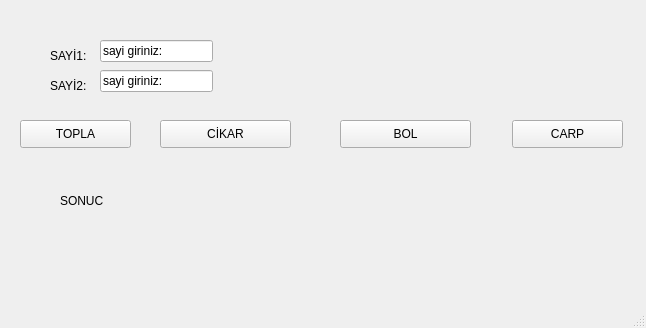
<?xml version="1.0" encoding="UTF-8"?>
<ui version="4.0">
 <class>MainWindow</class>
 <widget class="QMainWindow" name="MainWindow">
  <property name="geometry">
   <rect>
    <x>0</x>
    <y>0</y>
    <width>646</width>
    <height>328</height>
   </rect>
  </property>
  <property name="windowTitle">
   <string>MainWindow</string>
  </property>
  <widget class="QWidget" name="centralwidget">
   <widget class="QLabel" name="label">
    <property name="geometry">
     <rect>
      <x>50</x>
      <y>40</y>
      <width>71</width>
      <height>31</height>
     </rect>
    </property>
    <property name="text">
     <string>SAYİ1:</string>
    </property>
   </widget>
   <widget class="QLabel" name="label_2">
    <property name="geometry">
     <rect>
      <x>50</x>
      <y>70</y>
      <width>71</width>
      <height>31</height>
     </rect>
    </property>
    <property name="text">
     <string>SAYİ2:</string>
    </property>
   </widget>
   <widget class="QLineEdit" name="txt_sayi1">
    <property name="geometry">
     <rect>
      <x>100</x>
      <y>40</y>
      <width>113</width>
      <height>22</height>
     </rect>
    </property>
    <property name="text">
     <string>sayi giriniz: </string>
    </property>
   </widget>
   <widget class="QLineEdit" name="txt_sayi2">
    <property name="geometry">
     <rect>
      <x>100</x>
      <y>70</y>
      <width>113</width>
      <height>22</height>
     </rect>
    </property>
    <property name="text">
     <string>sayi giriniz: </string>
    </property>
   </widget>
   <widget class="QPushButton" name="pushButton">
    <property name="geometry">
     <rect>
      <x>20</x>
      <y>120</y>
      <width>111</width>
      <height>28</height>
     </rect>
    </property>
    <property name="text">
     <string>TOPLA</string>
    </property>
   </widget>
   <widget class="QPushButton" name="pushButton_2">
    <property name="geometry">
     <rect>
      <x>160</x>
      <y>120</y>
      <width>131</width>
      <height>28</height>
     </rect>
    </property>
    <property name="text">
     <string>CİKAR</string>
    </property>
   </widget>
   <widget class="QPushButton" name="pushButton_3">
    <property name="geometry">
     <rect>
      <x>340</x>
      <y>120</y>
      <width>131</width>
      <height>28</height>
     </rect>
    </property>
    <property name="text">
     <string>BOL</string>
    </property>
   </widget>
   <widget class="QPushButton" name="pushButton_4">
    <property name="geometry">
     <rect>
      <x>512</x>
      <y>120</y>
      <width>111</width>
      <height>28</height>
     </rect>
    </property>
    <property name="text">
     <string>CARP</string>
    </property>
   </widget>
   <widget class="QLabel" name="label_3">
    <property name="geometry">
     <rect>
      <x>60</x>
      <y>180</y>
      <width>221</width>
      <height>41</height>
     </rect>
    </property>
    <property name="text">
     <string>SONUC</string>
    </property>
   </widget>
  </widget>
  <widget class="QMenuBar" name="menubar">
   <property name="geometry">
    <rect>
     <x>0</x>
     <y>0</y>
     <width>646</width>
     <height>26</height>
    </rect>
   </property>
  </widget>
  <widget class="QStatusBar" name="statusbar"/>
 </widget>
 <resources/>
 <connections/>
</ui>
